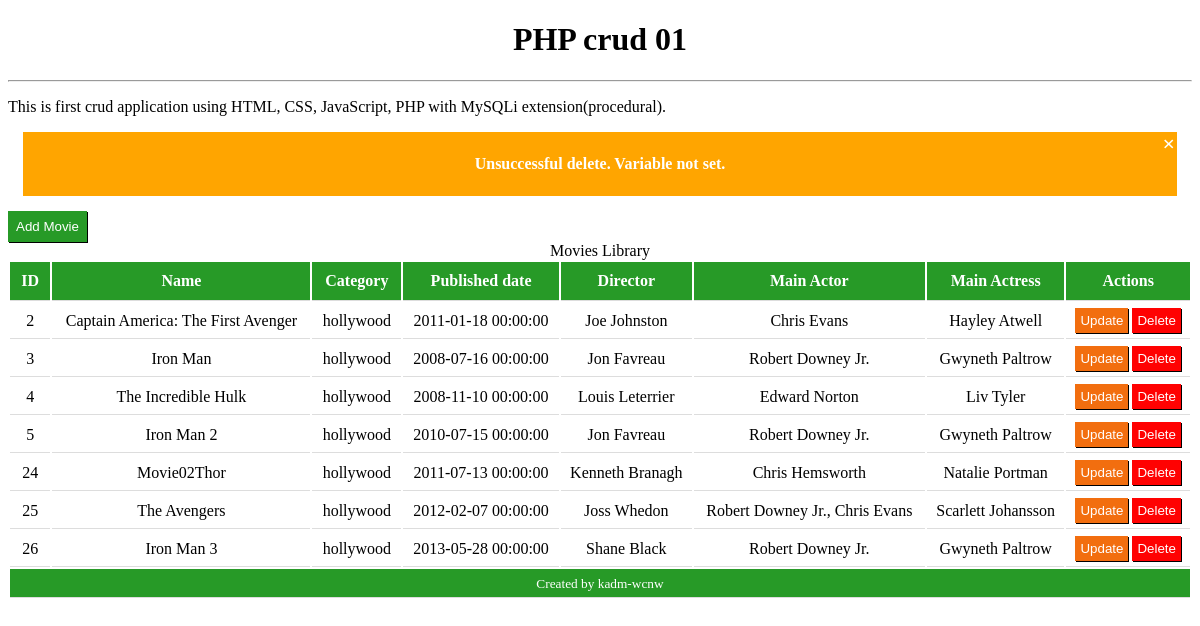
Before: / with the older database file.
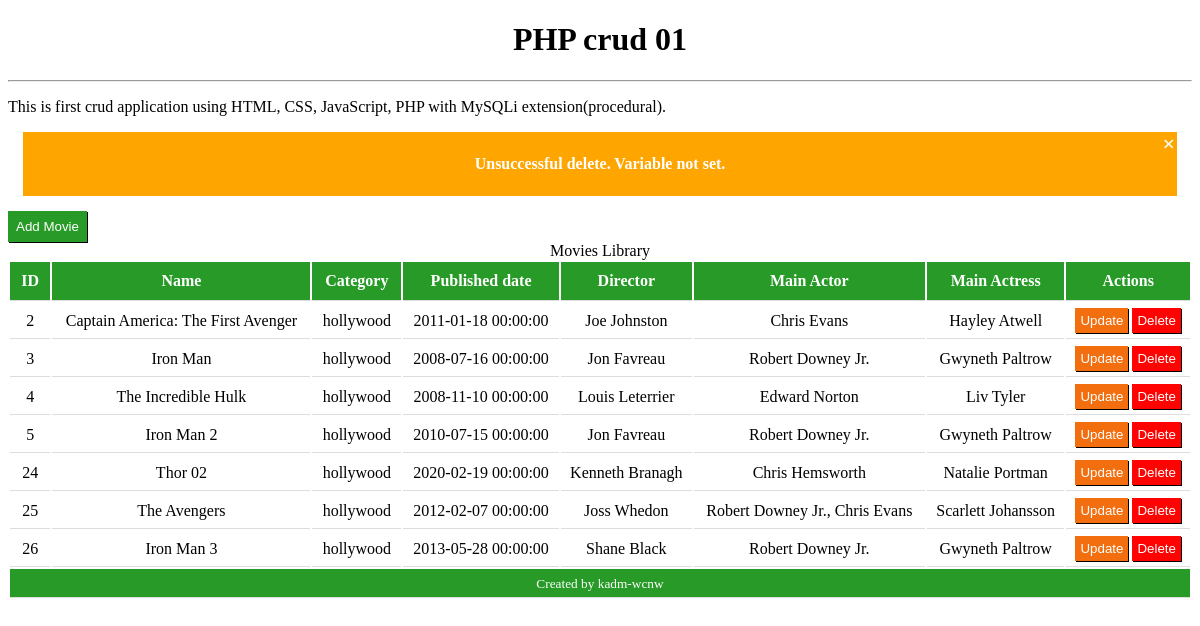
After: the same page with the newer database file.
### tables this page shows
CREATE TABLE `movie` (
  `id` int(11) NOT NULL AUTO_INCREMENT,
  `name` varchar(45) DEFAULT NULL,
  `published_date` datetime DEFAULT NULL,
  `director` varchar(45) DEFAULT NULL,
  `main_actor` varchar(45) DEFAULT NULL,
  `main_actress` varchar(45) DEFAULT NULL,
  `category_name` varchar(45) NOT NULL,
  PRIMARY KEY (`id`),
  KEY `fk_movie_category_idx` (`category_name`),
  CONSTRAINT `fk_movie_category` FOREIGN KEY (`category_name`) REFERENCES `category` (`name`)
);

### delete.php (called while the page is built, shortened)
<?php
if (isset($record)) {
	$sql = "DELETE FROM movie WHERE movie.id = '$record'";
	if (mysqli_query($conn, $sql)) {
		$success = 'Record deleted successfully';
	} else {
		$failed = 'Error: ' . $sql . '<br>' . mysqli_error($conn);
	}
} else {
	$failed = "Unsuccessful delete. Variable not set.";
}

### select.php (called while the page is built, shortened)
<?php
$sql1 = "SELECT * FROM movie";
$result1 = $conn->query($sql1);

### index.php (the view, shortened to what this page needs)
<?php
require_once 'connection.php';
if ($_SERVER['REQUEST_METHOD'] == "GET") {
	require_once 'delete.php';
}
require_once 'select.php';
?>
<!DOCTYPE html>
<html>
<head>
	<link rel="stylesheet" type="text/css" href="assets/css/app.css">
</head>
<body>
	<h1>PHP crud 01</h1><hr/>
	<p>This is first crud application using HTML, CSS, JavaScript, PHP with MySQLi extension(procedural).</p>
	<?php
		if (isset($failed)) {
			echo '
			<div class="alert">
				<span class="closebtn" onclick="this.parentElement.style.display=\'none\';">&times;</span>
				<h4>'.
					$failed
				.'</h4>
			</div>';
		}
	?>
	<button class="btn btn-insert" id="btnInsert">Add Movie</button>
	<table>
		<caption>Movies Library</caption>
		<thead>
			<tr>
				<th>ID</th>
				<th>Name</th>
				<th>Category</th>
				<th>Published date</th>
				<th>Director</th>
				<th>Main Actor</th>
				<th>Main Actress</th>
				<th>Actions</th>
			</tr>
		</thead>
		<tbody>
			<?php
				if ($result1->num_rows > 0) {
					while ($row = $result1->fetch_assoc()) {
						echo '
							<tr>
								<td>'.$row["id"].'</td>
								<td>'.$row["name"].'</td>
								<td>'.$row["category_name"].'</td>
								<td>'.$row["published_date"].'</td>
								<td>'.$row["director"].'</td>
								<td>'.$row["main_actor"].'</td>
								<td>'.$row["main_actress"].'</td>
								<td>
									<button class="btn btn-update" id="btnUpdate_'.$row["id"].'" onclick="updateRecord('.$row["id"].',\''.$row["name"].'\',\''.$row["category_name"].'\',\''.$row["published_date"].'\',\''.$row["director"].'\',\''.$row["main_actor"].'\',\''.$row["main_actress"].'\')">Update</button>
									<button class="btn btn-delete" id="btnDelete_'.$row["id"].'" onclick="deleteRecord('.$row["id"].',\''.$row["name"].'\')">Delete</button>
								</td>
						';
					}
				} else {
					echo "0 results";
				}
			?>
		</tbody>
		<tfoot>
			<tr>
				<td colspan="8"><small>Created by kadm-wcnw</small></td>
			</tr>
		</tfoot>
	</table>
</body>
</html>

### assets/css/app.css (style rules this page uses)
h1, h2, h4, caption { text-align: center; }
table { width: 100%; }
table thead th { padding: 10px; background-color: #279a27; color: white; }
table tfoot { background-color: #279a27; color: white; }
table tbody td, table tfoot td { padding: 5px; }
table tbody td, table tfoot td, table thead th { text-align: center; border-bottom: 1px solid #ddd; }
.btn { text-align: center; border: none; cursor: pointer; box-shadow: 1px 1px 0.25px 0 rgba(0,0,0); color: white; }
.btn-insert { background-color: #279a27; padding: 8px; }
.btn-update { background-color: #f26e0f; padding: 5px; }
.btn-delete { background-color: #ff0202; padding: 5px; }
.alert { padding: 2px; margin: 15px; color: white; background-color: orange; }
.closebtn { margin-left: 15px; color: white; font-weight: bold; float: right; font-size: 22px; line-height: 20px; cursor: pointer; transition: 0.3s; }

Changed rows visible on the page:
changed movie "Kenneth Branagh": name "Movie02Thor" → "Thor 02"; published_date "2011-07-13 00:00:00" → "2020-02-19 00:00:00"
